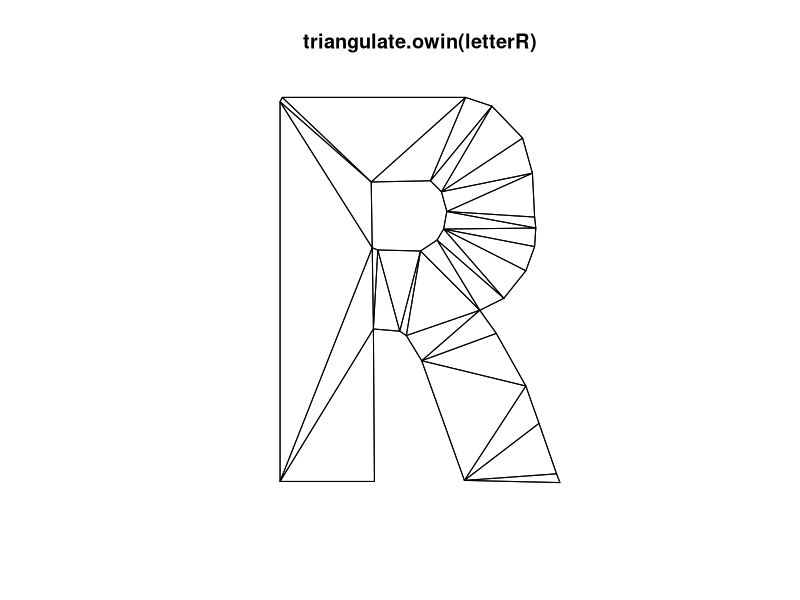

Generate this figure with R:
library(spatstat)


### Name: triangulate.owin
### Title: Decompose Window into Triangles
### Aliases: triangulate.owin
### Keywords: spatial manip

### ** Examples

  plot(triangulate.owin(letterR))
